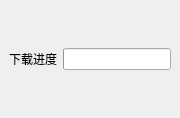
<?xml version="1.0" encoding="UTF-8"?>
<ui version="4.0">
 <class>Form</class>
 <widget class="QWidget" name="Form">
  <property name="geometry">
   <rect>
    <x>0</x>
    <y>0</y>
    <width>180</width>
    <height>118</height>
   </rect>
  </property>
  <property name="windowTitle">
   <string>Form</string>
  </property>
  <layout class="QGridLayout" name="gridLayout">
   <property name="leftMargin">
    <number>0</number>
   </property>
   <property name="topMargin">
    <number>0</number>
   </property>
   <property name="rightMargin">
    <number>0</number>
   </property>
   <property name="bottomMargin">
    <number>0</number>
   </property>
   <item row="0" column="0">
    <widget class="SimpleCardWidget" name="SimpleCardWidget">
     <layout class="QHBoxLayout" name="horizontalLayout">
      <item>
       <widget class="BodyLabel" name="tips_label">
        <property name="text">
         <string>下载进度</string>
        </property>
       </widget>
      </item>
      <item>
       <widget class="ProgressRing" name="ProgressRing"/>
      </item>
     </layout>
    </widget>
   </item>
  </layout>
 </widget>
 <customwidgets>
  <customwidget>
   <class>CardWidget</class>
   <extends>QFrame</extends>
   <header>qfluentwidgets</header>
   <container>1</container>
  </customwidget>
  <customwidget>
   <class>SimpleCardWidget</class>
   <extends>CardWidget</extends>
   <header>qfluentwidgets</header>
   <container>1</container>
  </customwidget>
  <customwidget>
   <class>BodyLabel</class>
   <extends>QLabel</extends>
   <header>qfluentwidgets</header>
  </customwidget>
  <customwidget>
   <class>ProgressBar</class>
   <extends>QProgressBar</extends>
   <header>qfluentwidgets</header>
  </customwidget>
  <customwidget>
   <class>ProgressRing</class>
   <extends>ProgressBar</extends>
   <header>qfluentwidgets</header>
  </customwidget>
 </customwidgets>
 <resources/>
 <connections/>
</ui>
